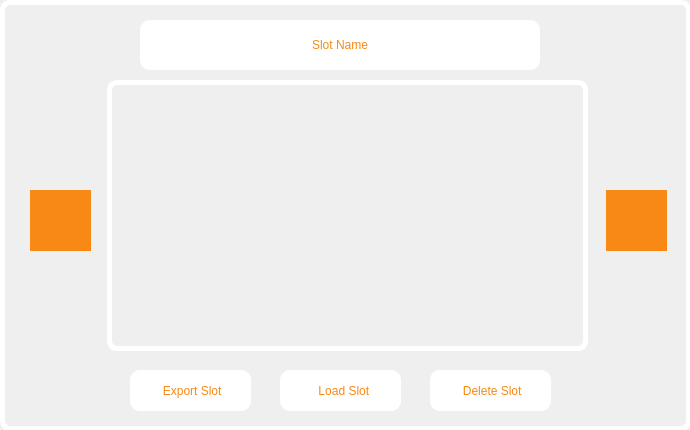
<?xml version="1.0" encoding="UTF-8"?>
<ui version="4.0">
 <class>LoadSlotWindow</class>
 <widget class="QDialog" name="LoadSlotWindow">
  <property name="geometry">
   <rect>
    <x>0</x>
    <y>0</y>
    <width>690</width>
    <height>430</height>
   </rect>
  </property>
  <property name="maximumSize">
   <size>
    <width>1000</width>
    <height>1000</height>
   </size>
  </property>
  <property name="windowTitle">
   <string>Load Slot</string>
  </property>
  <property name="windowIcon">
   <iconset>
    <normaloff>Icons/LoadSlot.png</normaloff>Icons/LoadSlot.png</iconset>
  </property>
  <property name="styleSheet">
   <string notr="true"/>
  </property>
  <widget class="QWidget" name="centralwidget" native="true">
   <property name="geometry">
    <rect>
     <x>0</x>
     <y>0</y>
     <width>711</width>
     <height>431</height>
    </rect>
   </property>
   <widget class="QLabel" name="Screenshot">
    <property name="geometry">
     <rect>
      <x>107</x>
      <y>80</y>
      <width>481</width>
      <height>271</height>
     </rect>
    </property>
    <property name="styleSheet">
     <string notr="true">border-radius: 10px;
border: 5px solid white;</string>
    </property>
    <property name="text">
     <string/>
    </property>
   </widget>
   <widget class="QPushButton" name="BackBtn">
    <property name="geometry">
     <rect>
      <x>30</x>
      <y>190</y>
      <width>61</width>
      <height>61</height>
     </rect>
    </property>
    <property name="styleSheet">
     <string notr="true">background-color: rgb(247, 137, 20);
border: 0px solid;</string>
    </property>
    <property name="text">
     <string/>
    </property>
    <property name="icon">
     <iconset>
      <normaloff>../Icons/BackArrow.png</normaloff>../Icons/BackArrow.png</iconset>
    </property>
    <property name="iconSize">
     <size>
      <width>50</width>
      <height>50</height>
     </size>
    </property>
   </widget>
   <widget class="QPushButton" name="ForwardBtn">
    <property name="geometry">
     <rect>
      <x>606</x>
      <y>190</y>
      <width>61</width>
      <height>61</height>
     </rect>
    </property>
    <property name="styleSheet">
     <string notr="true">background-color: rgb(247, 137, 20);
border: 0px solid;</string>
    </property>
    <property name="text">
     <string/>
    </property>
    <property name="icon">
     <iconset>
      <normaloff>../Icons/ForwardArrow.png</normaloff>../Icons/ForwardArrow.png</iconset>
    </property>
    <property name="iconSize">
     <size>
      <width>50</width>
      <height>50</height>
     </size>
    </property>
   </widget>
   <widget class="QPushButton" name="LoadSlotBtn">
    <property name="geometry">
     <rect>
      <x>280</x>
      <y>370</y>
      <width>121</width>
      <height>41</height>
     </rect>
    </property>
    <property name="styleSheet">
     <string notr="true">background-color: rgb(255, 255, 255);
font: Bold 12pt &quot;Ubuntu&quot;;
color: rgb(247, 137, 20);
border-radius:10px;</string>
    </property>
    <property name="text">
     <string>  Load Slot</string>
    </property>
    <property name="icon">
     <iconset>
      <normaloff>Icons/LoadSlot.png</normaloff>Icons/LoadSlot.png</iconset>
    </property>
   </widget>
   <widget class="QPushButton" name="DeleteSlotBtn">
    <property name="geometry">
     <rect>
      <x>430</x>
      <y>370</y>
      <width>121</width>
      <height>41</height>
     </rect>
    </property>
    <property name="styleSheet">
     <string notr="true">background-color: rgb(255, 255, 255);
font: Bold 12pt &quot;Ubuntu&quot;;
color: rgb(247, 137, 20);
border-radius:10px;</string>
    </property>
    <property name="text">
     <string> Delete Slot</string>
    </property>
    <property name="icon">
     <iconset>
      <normaloff>Icons/Delete.png</normaloff>Icons/Delete.png</iconset>
    </property>
   </widget>
   <widget class="QPushButton" name="ExportSlotBtn">
    <property name="geometry">
     <rect>
      <x>130</x>
      <y>370</y>
      <width>121</width>
      <height>41</height>
     </rect>
    </property>
    <property name="styleSheet">
     <string notr="true">background-color: rgb(255, 255, 255);
font: Bold 12pt &quot;Ubuntu&quot;;
color: rgb(247, 137, 20);
border-radius:10px;</string>
    </property>
    <property name="text">
     <string> Export Slot</string>
    </property>
    <property name="icon">
     <iconset>
      <normaloff>Icons/Export.png</normaloff>Icons/Export.png</iconset>
    </property>
   </widget>
   <widget class="QLabel" name="SlotName">
    <property name="geometry">
     <rect>
      <x>140</x>
      <y>20</y>
      <width>400</width>
      <height>50</height>
     </rect>
    </property>
    <property name="styleSheet">
     <string notr="true">background-color: rgb(255, 255, 255);
font: Bold 12pt &quot;Ubuntu&quot;;
color: rgb(247, 137, 20);
border-radius:10px;</string>
    </property>
    <property name="text">
     <string>Slot Name</string>
    </property>
    <property name="alignment">
     <set>Qt::AlignCenter</set>
    </property>
   </widget>
   <widget class="QLabel" name="BorderLabel">
    <property name="geometry">
     <rect>
      <x>0</x>
      <y>0</y>
      <width>691</width>
      <height>431</height>
     </rect>
    </property>
    <property name="styleSheet">
     <string notr="true">border: 5px solid white;
border-radius: 10px;</string>
    </property>
    <property name="text">
     <string/>
    </property>
   </widget>
   <zorder>BorderLabel</zorder>
   <zorder>BackBtn</zorder>
   <zorder>Screenshot</zorder>
   <zorder>ForwardBtn</zorder>
   <zorder>LoadSlotBtn</zorder>
   <zorder>DeleteSlotBtn</zorder>
   <zorder>ExportSlotBtn</zorder>
   <zorder>SlotName</zorder>
  </widget>
 </widget>
 <resources/>
 <connections/>
</ui>
